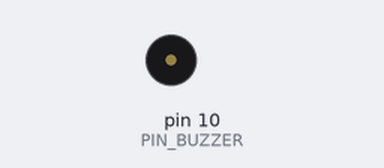
Recording of a sketch running on a simulated Arduino Uno, built with avr-gcc and run on an emulated ATmega328P. Parts: buzzer (waves = sounding).

Above: at 0.2 s.
Timing chart, 0 to 3.0 s (numbered marks = the images above):
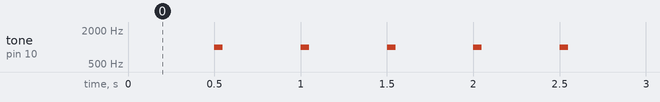

The sketch:

Buzzer_Test02.ino
```cpp
#include <TimerOne.h>

#define PIN_BUZZER  (10)

void beep()
{
  tone(PIN_BUZZER, 1000, 50);
}

void setup()
{
  Timer1.initialize(500000);
  Timer1.attachInterrupt(beep);
}

void loop()
{
}
```

Measured:
- by itself, tone on pin 10 (PIN_BUZZER): alternates 1000 Hz for 0.05 s and silent for 0.45 s
